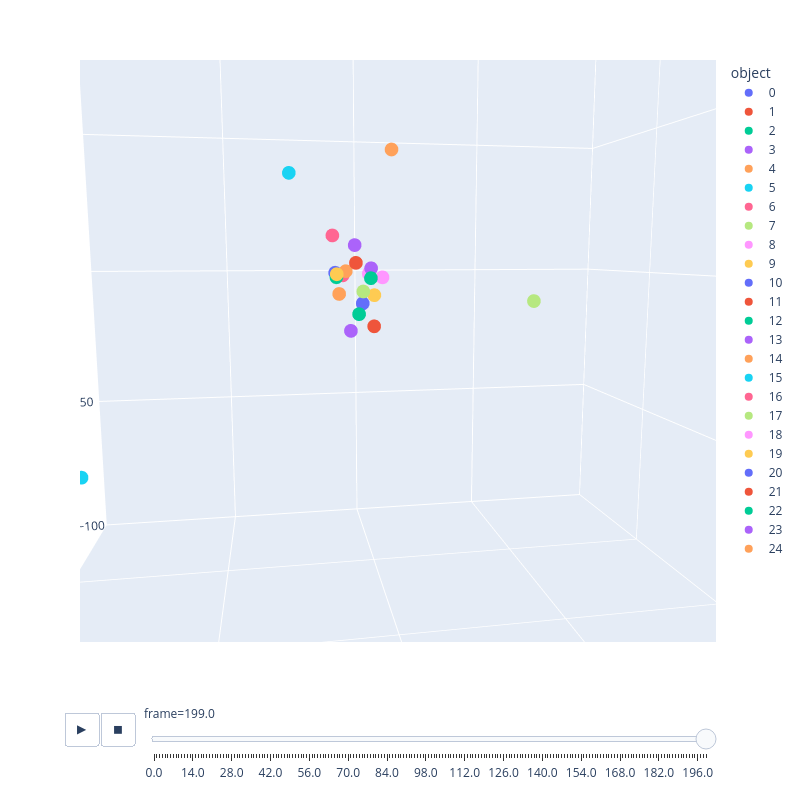

Write notebook code for a chart like this one.
### Code cell
import numpy as np
import plotly.express as px
import pandas as pd

N = 25 #Number of objects
Time = 100 #Duration of the simulation
frame_skip = 50 #Number of timesteps between frames

M = 1 #Mass Multiploer [M=1, objects will have a mass between 0 and 1]
R = 10 #Intital Postition Multiplier [R=1, objects will be randomly placed in a 1x1x1 cube]
vm = 0.1 #Velocity Multiplier [vm=1, objects will have a velocity between 0 and 1 in each direction]
soft_len = 0.05 #Softening Length to prevent singularities in force calculations when objects get very close to each other
G = 1 #Gravitational Constant (set to 1 for simplicity, can be changed to real value if desired)

dt = 0.01 #Timestep
t = 0 #Intializing time
frames = [] #Setting the empty frame list
frame_num = 0 #Intializing frame number

#Setting array of objects: 
    #col 0,1,2 stores position in x,y,z directions
    #col 3 stores mass
    #col 4,5,6 stores momentum in x,y,z directions
    #col 7,8,9 stores force on the object in x,y,z directions
    #col 10,11,12 stores the theta, phi and radius values
objects = np.zeros([N,13])

#Gives objects a random initial position, mass, and momentum
for i in range(N):
    objects[i,0:3] = R * np.array(((np.random.random()*2)-1,(np.random.random()*2)-1,(np.random.random()*2)-1))
    
    objects[i,10] = np.array(np.arctan((objects[i,1]/objects[i,0]))) #Calculates theta
    objects[i,11] = np.array(np.arctan(((np.sqrt(objects[i,0]**2 + objects[i,1]**2))/(objects[i,2])))) #Calculates phi
    objects[i,12] = np.sqrt(objects[i,0]**2 + objects[i,1]**2 + objects[i,2]**2)
    
    objects[i,3] = M * (1 - np.random.random()) #(1-random.random()) since random.random() returns values on the interval [0.0, 1.0)
    
    objects[i,4:7] = vm * objects[i,3] * objects[i,12] * np.array((
        np.random.random()*np.cos(objects[i,10])*np.sin(objects[i,11]),
        np.random.random()*np.sin(objects[i,10])*np.sin(objects[i,11]),
        0*np.random.random()*np.cos(objects[i,11])))
    
objects[0,0:3] = 0
objects[0,3] = 2*M
objects[0,4:7] = 0

#Main simulation loop
while t<Time:
    #Sets force equal to 0
    objects[:,7:10] = 0
    
    #Records current object position and frame
    if frame_num % frame_skip == 0:
        for i in range(N):
            frames.append((objects[i,0], objects[i,1], objects[i,2], str(i), frame_num/frame_skip))
    
    #Calculating the force between every object
    for i in range(N):
        for j in range(i+1,N):
            if i != j:
                r = objects[j,0:3] - objects[i,0:3]
                r_dot = np.dot(r,r)
                
                F = G * objects[i,3] * objects[j,3] * (r / (r_dot + soft_len**2)**1.5)
                
                objects[i,7:10] += F
                objects[j,7:10] -= F
    
    #Updating momentum
    objects[:,4:7] += objects[:,7:10] * dt
    
    #Updating Position
    for i in range(N): #Put in for loop so that mass is a scalar instead of an array of different shape from momentum. [find better solution?]
        objects[i,0:3] += (objects[i,4:7] / objects[i,3]) * dt
    
    t += dt
    frame_num += 1

#Converting saved position data into a format that px.scatter_3d can use
df = pd.DataFrame(frames, columns=['x','y','z','object','frame'])

fig = px.scatter_3d(
    df,
    x='x',
    y='y',
    z='z',
    color='object',
    animation_frame='frame',
    width=800, 
    height=800,
)

fig.layout.updatemenus[0].buttons[0].args[1]['frame']['duration'] = 10
fig.layout.updatemenus[0].buttons[0].args[1]['transition']['duration'] = 1

fig.update_layout(
    scene=dict(
        xaxis=dict(range=[-10*R, 10*R]),
        yaxis=dict(range=[-10*R, 10*R]),
        zaxis=dict(range=[-10*R, 10*R]),
        aspectmode='cube'
    )
)

fig.show()
